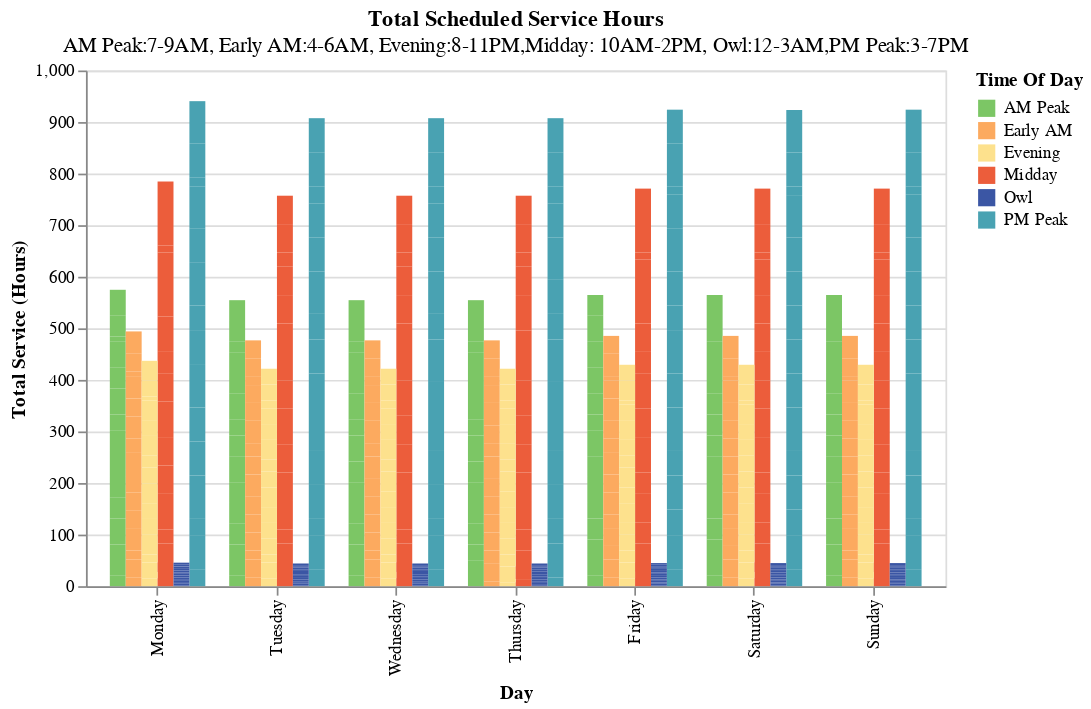

This figure's notebook cell:
### Code cell
section1.single_bar_chart_dropdown(
    monthly_scheduled_service_df_agg,
    "Day of Week",
    "Total Service (hours)",
    "Time of Day",
    readable_dict["total_scheduled_hours"]["title"],
    "full_date",
    readable_dict["total_scheduled_hours"]["subtitle"],
)

### Figure 1 — Vega-Lite specification as saved in the notebook (floating-point values rounded to 4 significant figures; data arrays with more than 128 entries replaced by an {"elided": "..."} marker saying what was removed)
{"config": {"view": {"continuousWidth": 300, "continuousHeight": 300}}, "data": {"name": "data-8a1034efdd96b9d542d3fb67e72993a1"}, "mark": {"type": "bar"}, "encoding": {"color": {"field": "Time of Day", "scale": {"range": ["#7cc665", "#fcaa5f", "#fde18d", "#ec5d3b", "#3b56a4", "#49a2b2"]}, "title": "Time Of Day", "type": "nominal"}, "tooltip": [{"field": "Transit Operator", "type": "nominal"}, {"field": "full_date", "type": "nominal"}, {"field": "Time of Day", "type": "nominal"}, {"field": "Day of Week", "type": "nominal"}, {"field": "Total Service (hours)", "type": "quantitative"}], "x": {"field": "Day of Week", "scale": {"domain": ["Monday", "Tuesday", "Wednesday", "Thursday", "Friday", "Saturday", "Sunday"]}, "title": "Day", "type": "nominal"}, "xOffset": {"field": "Time of Day", "type": "nominal"}, "y": {"field": "Total Service (hours)", "title": "Total Service (Hours)", "type": "quantitative"}}, "height": 300, "params": [{"name": "Full Date", "select": {"type": "point", "fields": ["full_date"]}, "bind": {"input": "select", "options": ["2023-01", "2023-02", "2023-03", "2023-04", "2023-05", "2023-06", "2023-07", "2023-08", "2023-09", "2023-10", "2023-11", "2023-12", "2024-01", "2024-02", "2024-03"], "name": "Full Date"}}], "title": {"text": ["Total Scheduled Service Hours"], "subtitle": ["AM Peak:7-9AM, Early AM:4-6AM, Evening:8-11PM,Midday: 10AM-2PM, Owl:12-3AM,PM Peak:3-7PM"]}, "transform": [{"filter": {"param": "Full Date"}}], "width": 500, "$schema": "https://vega.github.io/schema/vega-lite/v5.14.1.json", "datasets": {"data-8a1034efdd96b9d542d3fb67e72993a1": {"elided": "630 records"}}}
